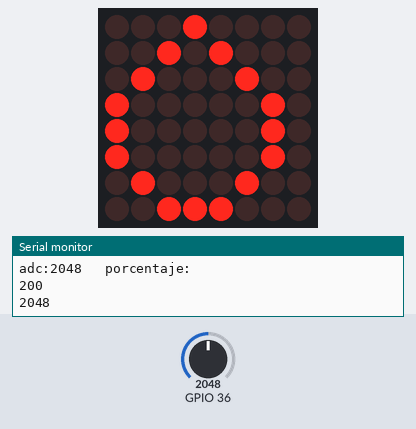
A sketch run on a simulated ESP32. On the bench: 8×8 LED matrix, the last lines printed to the serial monitor. The test bench sets the inputs (shaded band); at power-on: GPIO 36 = 2048.

Above: at 7.8 s.
7.9 s: GPIO 36 set to 108
11.4 s: GPIO 36 set to 91
At 13.9 s:
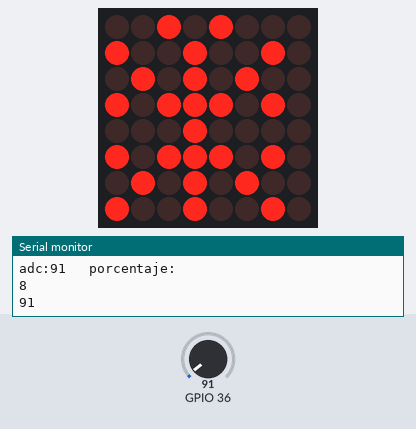
Timing chart, 0 to 15.4 s (numbered marks = the images above; inputs shaded):
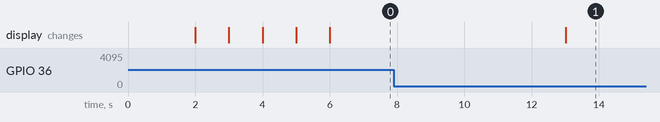

Measured:
- the behaviour switches between 101 and 100 on GPIO 36 (found by bisection; images 0 and 1)
- after the input at 11.4 s, the display: changes after 1.6 s (image 1)

The sketch:

ctica_N.5_-_Acondicionamiento_de_sensores_anal_gicos_e_inter.ino
```cpp
//Librerias
#include <LedControl.h>
#include <Ticker.h>
//Directivas de preprocesador.
int adc, cover;
int seg;
volatile static bool estado_mq2;
//Interrupciones ISR
void isr_mq2(void);
//Constructores
LedControl lc=LedControl(11,13,10,1);
Ticker isr_accion_mq2(isr_mq2, 2000);
//Configuraciones
void setup()
{
Serial.begin(9600);
lc.shutdown(0,false);
lc.setIntensity(0,4);
lc.clearDisplay(0);
isr_accion_mq2.start();
}
void loop()
{
isr_accion_mq2.update();
}
//Funcion para el copo de nieve
void copo_funcion()
{
//Constructor de la figura del copo de nieve.
byte copo[8]=
{
B00101000,
B10010010,
B01010100,
B10111010,
B00010000,
B10111010,
B01010100,
B10010010,
};
//Encendido del copo de nieve, en la matriz led 8X8.
for(int i=0; i<8;i++)
{
lc.setRow(0,i,copo[i]);
}}
//Funcion para la llama
void llama_funcion()
{
//Constructor de la figura de la llama.
byte llama[8]=
{
B00010000,
B00101000,
B01000100,
B10000010,
B10000010,
B10000010,
B01000100,
B00111000,
};
//Encendido de la llama, en la matriz led 8X8.
for(int i=0; i<8;i++)
{
lc.setRow(0,i,llama[i]);
}}
//Interrupcion del sensor de humo, cada 2 segundos, actualizara su valor.
void isr_mq2(void)
{
adc=analogRead(A0);
cover = map(adc,0,1024,0,100);
Serial.print("adc:");
Serial.print(adc);
Serial.println("   porcentaje:");
Serial.println(cover);
Serial.println(adc);
//si el valor del sensor es mayor a 100, quiere decir que esta detectando gas, humo, etc.
if(adc>100)
{
if(seg==0)
{
parpadeo();}
if(seg==1)
{
llama_funcion();
}
}
//si el valor del sensor es menor a 100, quiere decir que no esta detectando nada.
else{
copo_funcion();
seg=0;
}
}
//Funcion para hacer la animacion de parpadeo.
void parpadeo()
{
llama_funcion();
delay(1000);
lc.clearDisplay(0);
delay(1000);
llama_funcion();
delay(1000);
lc.clearDisplay(0);
delay(1000);
llama_funcion();
delay(1000);
seg=1;
}
```
